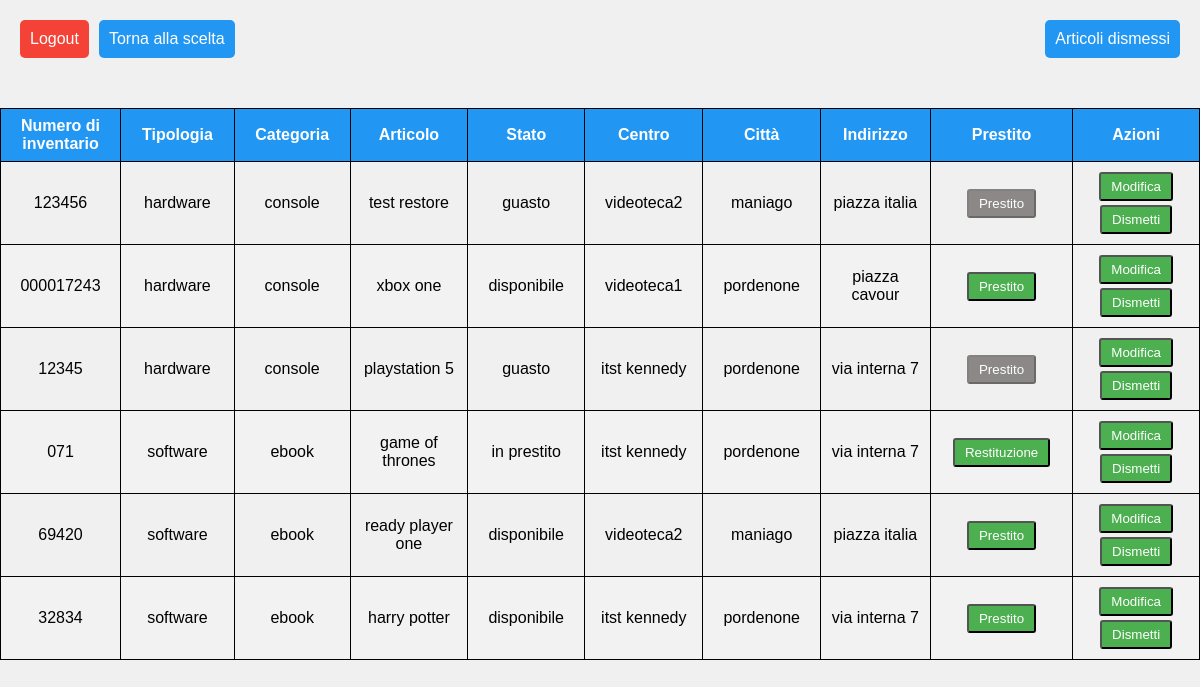
The page /backend/visualizzaArticoli.php (signed in) on the database as committed earlier.
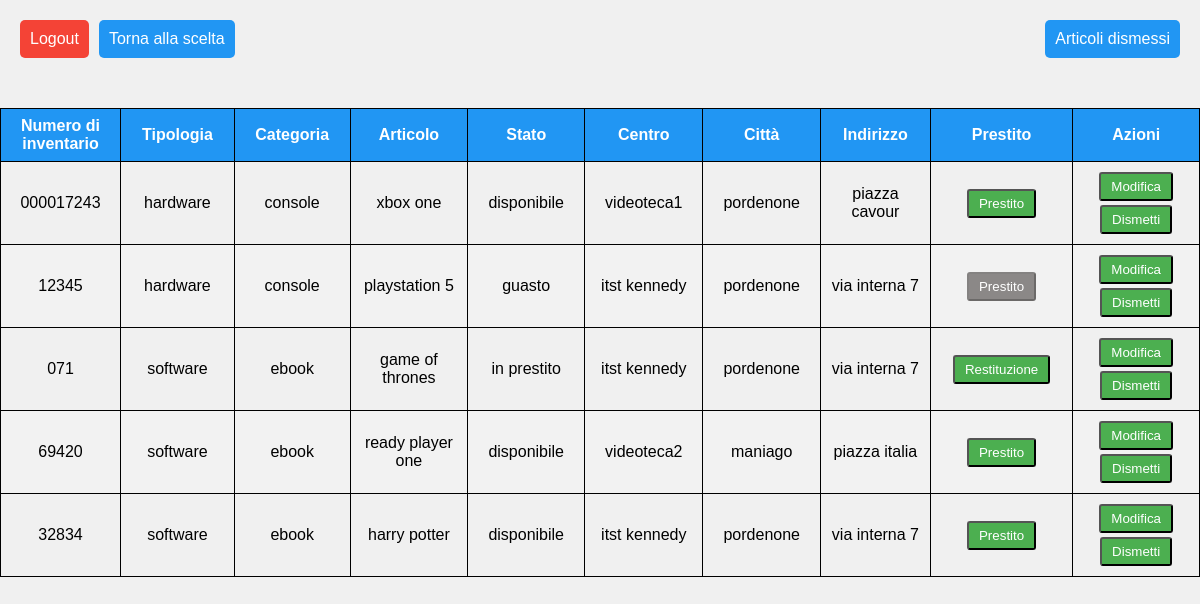
The same page on the database as committed later.
### tables this page shows
CREATE TABLE `articoli` (
  `id_articolo` int(16) NOT NULL,
  `numero_inventario` varchar(32) NOT NULL,
  `articolo` varchar(64) NOT NULL,
  `stato` set('disponibile','guasto','prenotato','in prestito') NOT NULL,
  `fk_id_categoria` int(16) DEFAULT NULL,
  `fk_id_centro` int(16) DEFAULT NULL
);

CREATE TABLE `categorie` (
  `id_categoria` int(16) NOT NULL,
  `categoria` varchar(32) NOT NULL,
  `tipologia` varchar(32) NOT NULL
);

CREATE TABLE `centri` (
  `id_centro` int(16) NOT NULL,
  `nome` varchar(32) NOT NULL,
  `citta` varchar(32) NOT NULL,
  `indirizzo` varchar(64) NOT NULL
);

### backend/visualizzaArticoli.php (the view, shortened to what this page needs)
<!DOCTYPE html>
<html>
<head>
    <link rel="stylesheet" href="../style/styles.css" type="text/css">
</head>
<body>
    <div class="button-container">
        <div class="top-left-container">
            <input type="button" name="logout" value="Logout" onclick="location.href='../logout.php'">
            <input type="button" name="login" value="Torna alla scelta" onclick="location.href='sceltaAdmin.php'">
        </div>
        <div class="top-right-container">
            <input type="button" name="loans" value="Articoli dismessi" onclick="location.href='visualizzaArticoliDismessi.php'">
        </div>
    </div>
    <div class="container">
        <div class="table-wrapper">
            <table class="fl-table">
                <thead>
                <tr>
                    <th>Numero di inventario</th>
                    <th>Tipologia</th>
                    <th>Categoria</th>
                    <th>Articolo</th>
                    <th>Stato</th>
                    <th>Centro</th>
                    <th>Città</th>
                    <th>Indirizzo</th>
                    <th>Prestito</th>
                    <th>Azioni</th>
                </tr>
                </thead>
                <tbody>
                <?php
                    $selectSql = "SELECT id_articolo, numero_inventario, tipologia, categoria, articolo, stato, nome, citta, indirizzo
                                    FROM articoli a JOIN centri c
                                    ON a.fk_id_centro = c.id_centro
                                    JOIN categorie cat
                                    ON a.fk_id_categoria = cat.id_categoria
                                    ORDER BY tipologia";
                    require_once '../db.php';
                    $result = $conn->query($selectSql);
                    while($row = $result->fetch_array(MYSQLI_ASSOC))
                    {
                        $n_inventario = $row['numero_inventario'];
                        $tipologia = $row['tipologia'];
                        $categoria = $row['categoria'];
                        $articolo = $row['articolo'];
                        $stato = $row['stato'];
                        $nome = $row['nome'];
                        $citta = $row['citta'];
                        $indirizzo = $row['indirizzo'];
                        $isAvailable = ($stato == "disponibile" || $stato == "in prestito") ? 1 : 0;
                        $isLoaned = ($stato == "in prestito") ? 1 : 0;
                        echo
                            '<tr>
                                <td class="colonnaNumero">'.$n_inventario.'</td>
                                <td class="colonnaTipo">'.$tipologia.'</td>
                                <td class="colonnaCategoria">'.$categoria.'</td>
                                <td class="colonnaArticolo">'.$articolo.'</td>
                                <td class="colonnaStato">'.$stato.'</td>
                                <td class="colonnaNome">'.$nome.'</td>
                                <td class="colonnaCitta">'.$citta.'</td>
                                <td class="colonnaIndirizzo">'.$indirizzo.'</td>
                                <td class="colonnaTasti">
                                <button class="btn" type="button" onclick="location.href=\'prestito_articolo.php?id='.$row["id_articolo"].'&loaned='. $isLoaned .'\'" '. ($isAvailable == 1 ? "" : "disabled") . '>'.($isLoaned == 0 ? "Prestito" : "Restituzione").'</button>
                                </td>
                                <td class="colonnaTasti">
                                    <button class="btn" type="button" onclick="location.href=\'modifica_articolo.php?id='.$row["id_articolo"].'\'">Modifica</button>
                                    <button class="btn" type="button" onclick="location.href=\'dismetti_articolo.php?id='.$row["id_articolo"].'\'">Dismetti</button>
                                </td>
                            </tr>';
                    }
                ?>
                </tbody>
            </table>
        </div>
    </div>
</body>
</html>

### style/styles.css (style rules this page uses)
body { margin: 0; padding: 0; font-family: Arial, sans-serif; background-color: #f0f0f0; }
.container { display: flex; flex-direction: column; align-items: center; justify-content: flex-start; padding-top: 20px; }
.button-container { display: flex; flex-direction: row; justify-content: space-between; width: 100%; }
.top-right-container { display: flex; flex-direction: row; justify-content: right; width: 50%; }
.top-left-container { display: flex; flex-direction: row; justify-content: left; width: 50%; }
.table-wrapper { margin-top: 30px; }
.fl-table { width: 100%; border-collapse: collapse; border-spacing: 0; }
.fl-table th, .fl-table td { padding: 8px; text-align: center; border: 1px solid black; }
.fl-table th { background-color: #2196f3; color: #fff; text-align: center; }
.fl-table tr:nth-child(even) { background-color: #f2f2f2; }
.colonnaNumero { width: 150px; text-align: center; }
.colonnaTipo { width: 150px; text-align: center; }
.colonnaCategoria { width: 150px; text-align: center; }
.colonnaArticolo { width: 150px; text-align: center; }
.colonnaStato { width: 150px; text-align: center; }
.colonnaNome { width: 150px; text-align: center; }
.colonnaCitta { width: 150px; text-align: center; }
.colonnaIndirizzo { width: 150px; text-align: center; }
.colonnaTasti { width: 175px; align-items: center; text-align: center; }
button.btn { padding: 5px 10px; margin: 2px; text-decoration: none; background-color: #4caf50; color: #fff; border-radius: 3px; transition: background-color 0.3s; }
button.btn:disabled { background-color: #8b8887; }
input[type="button"][name="logout"] { margin-top: 20px; margin-right: 10px; padding: 10px; cursor: pointer; border: none; border-radius: 5px; background: #f44336; color: #ffffff; font-size: 16px; transition: all 0.3s ease; transform: translate(20px, 0); }
input[type="button"][name="login"] { margin-top: 20px; margin-right: 10px; padding: 10px; cursor: pointer; border: none; border-radius: 5px; background: #2196f3; color: #ffffff; font-size: 16px; transition: all 0.3s ease; transform: translate(20px, 0); }
input[type="button"][name="loans"] { margin-top: 20px; padding: 10px; cursor: pointer; border: none; border-radius: 5px; background: #2196f3; color: #ffffff; font-size: 16px; transition: all 0.3s ease; transform: translate(-20px, 0); }

Rows that differ between the two databases and show on the page:
removed articoli: numero_inventario "123456", fk_id_categoria.tipologia "hardware", fk_id_categoria.categoria "console", articolo "test restore", stato "guasto", fk_id_centro.nome "videoteca2", fk_id_centro.citta "maniago", fk_id_centro.indirizzo "piazza italia", shows "Prestito"
